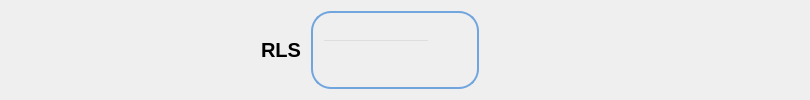
        <widget class="QWidget" name="widget" native="true">
         <layout class="QHBoxLayout" name="horizontalLayout_2">
          <item>
           <spacer name="horizontalSpacer">
            <property name="orientation">
             <enum>Qt::Horizontal</enum>
            </property>
            <property name="sizeHint" stdset="0">
             <size>
              <width>106</width>
              <height>20</height>
             </size>
            </property>
           </spacer>
          </item>
          <item>
           <widget class="QPushButton" name="pushButton_13">
            <property name="styleSheet">
             <string notr="true">border: none;</string>
            </property>
            <property name="text">
             <string/>
            </property>
            <property name="icon">
             <iconset resource="resources.qrc">
              <normaloff>:/icons/icon/menu_icon.svg</normaloff>:/icons/icon/menu_icon.svg</iconset>
            </property>
            <property name="iconSize">
             <size>
              <width>50</width>
              <height>50</height>
             </size>
            </property>
            <property name="checkable">
             <bool>true</bool>
            </property>
           </widget>
          </item>
          <item>
           <spacer name="horizontalSpacer_2">
            <property name="orientation">
             <enum>Qt::Horizontal</enum>
            </property>
            <property name="sizeHint" stdset="0">
             <size>
              <width>106</width>
              <height>20</height>
             </size>
            </property>
           </spacer>
          </item>
          <item>
           <widget class="QPushButton" name="Customer_Gui_btnHeader">
            <property name="font">
             <font>
              <pointsize>15</pointsize>
              <weight>75</weight>
              <bold>true</bold>
             </font>
            </property>
            <property name="styleSheet">
             <string notr="true">border: none;</string>
            </property>
            <property name="text">
             <string>RLS</string>
            </property>
           </widget>
          </item>
          <item>
           <spacer name="horizontalSpacer_3">
            <property name="orientation">
             <enum>Qt::Horizontal</enum>
            </property>
            <property name="sizeHint" stdset="0">
             <size>
              <width>4</width>
              <height>20</height>
             </size>
            </property>
           </spacer>
          </item>
          <item>
           <widget class="QFrame" name="searchframe">
            <property name="styleSheet">
             <string notr="true">#searchframe{
border-radius: 20px;
border: 2px solid #71a5de;
}</string>
            </property>
            <property name="frameShape">
             <enum>QFrame::StyledPanel</enum>
            </property>
            <property name="frameShadow">
             <enum>QFrame::Raised</enum>
            </property>
            <layout class="QHBoxLayout" name="horizontalLayout">
             <item>
              <widget class="QLineEdit" name="Customer_Gui_lineSearchBar">
               <property name="styleSheet">
                <string notr="true">background: transparent;</string>
               </property>
               <property name="text">
                <string/>
               </property>
              </widget>
             </item>
             <item>
              <widget class="QPushButton" name="Customer_Gui_btnSearch">
               <property name="styleSheet">
                <string notr="true">border: none;</string>
               </property>
               <property name="text">
                <string/>
               </property>
               <property name="icon">
                <iconset resource="resources.qrc">
                 <normaloff>:/icons/icon/search_icon_.svg</normaloff>:/icons/icon/search_icon_.svg</iconset>
               </property>
               <property name="iconSize">
                <size>
                 <width>20</width>
                 <height>20</height>
                </size>
               </property>
              </widget>
             </item>
            </layout>
           </widget>
          </item>
          <item>
           <spacer name="horizontalSpacer_4">
            <property name="orientation">
             <enum>Qt::Horizontal</enum>
            </property>
            <property name="sizeHint" stdset="0">
             <size>
              <width>138</width>
              <height>20</height>
             </size>
            </property>
           </spacer>
          </item>
          <item>
           <widget class="QPushButton" name="Customer_Gui_btnCart">
            <property name="styleSheet">
             <string notr="true">border: none;</string>
            </property>
            <property name="text">
             <string/>
            </property>
            <property name="icon">
             <iconset resource="resources.qrc">
              <normaloff>:/icons/icon/cart.png</normaloff>:/icons/icon/cart.png</iconset>
            </property>
            <property name="iconSize">
             <size>
              <width>35</width>
              <height>35</height>
             </size>
            </property>
           </widget>
          </item>
          <item>
           <widget class="QPushButton" name="Customer_Gui_btnLogin">
            <property name="styleSheet">
             <string notr="true">border: none;</string>
            </property>
            <property name="text">
             <string/>
            </property>
            <property name="icon">
             <iconset resource="resources.qrc">
              <normaloff>:/icons/icon/user.png</normaloff>:/icons/icon/user.png</iconset>
            </property>
            <property name="iconSize">
             <size>
              <width>35</width>
              <height>35</height>
             </size>
            </property>
           </widget>
          </item>
          <item>
           <spacer name="horizontalSpacer_5">
            <property name="orientation">
             <enum>Qt::Horizontal</enum>
            </property>
            <property name="sizeHint" stdset="0">
             <size>
              <width>106</width>
              <height>20</height>
             </size>
            </property>
           </spacer>
          </item>
         </layout>
        </widget>
